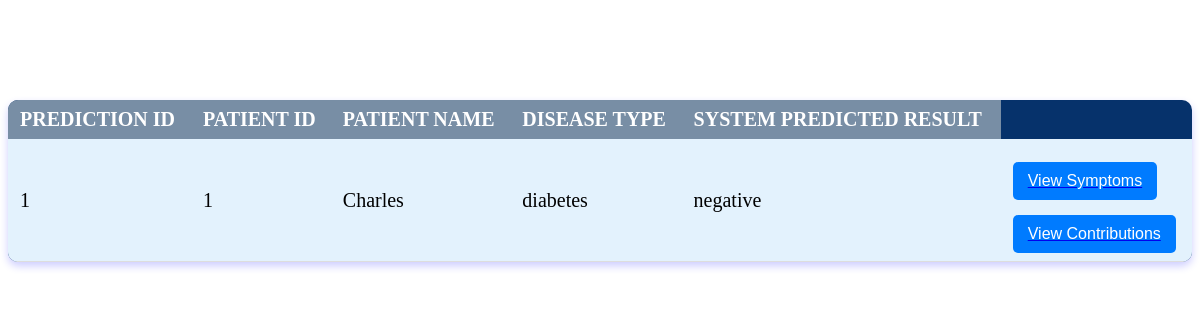
Page /view_diabete_patient_results on the committed database.
### database_models/diabetes_system_pred.py (models this page shows)
class DiabetesPrediction(db.Model):
    __tablename__ = "diabetes_prediction"
    Prediction_id = db.Column(db.Integer, primary_key=True, autoincrement=True)
    PatientID = db.Column(db.Integer, db.ForeignKey("patient_user.patient_id"), nullable=False)
    PatientName = db.Column(db.String(50), nullable=False)
    disease_type = db.Column(db.String(100), nullable=True)
    prediction_result = db.Column(db.String(100), nullable=True)
    diabetes_symptoms = db.relationship('DiabetesSymptoms', back_populates='diabetes_prediction')
    feature_contributions = db.relationship('DiabetesFeatureEffectContribution', back_populates='diabetes_prediction')

### routes/diabetes_routes.py (the view)
@diabetes_routes.route("/view_diabete_patient_results", methods=["GET", "POST"])
def view_diabete_patient_results():
    all_patient_data = get_all_patient_data()
    if all_patient_data:
        return render_template("diabete_patients.html", diabetes_patients=all_patient_data)
    else:
        return redirect(url_for("doctor_routes.doctor_dashboard"))

### routes/diabetes_routes.py (called while the page is built)
def get_all_patient_data():
    try:
        diabetes_patients = DiabetesPrediction.query.all()
        if diabetes_patients:
            diabete_patient_data = []
            for diabete_patient in diabetes_patients:
                diabete_record = {
                    'prediction_id':diabete_patient.Prediction_id,
                    'patient_id': diabete_patient.PatientID,
                    'patient_username': diabete_patient.PatientName,
                    'disease_type': diabete_patient.disease_type,
                    'prediction_result': diabete_patient.prediction_result
                }
                diabete_patient_data.append(diabete_record)
            return diabete_patient_data
        return []
    except Exception as e:
        print(f"Error retrieving patient data: {str(e)}")
        return []

### templates/diabete_patients.html (shortened to what this page needs)
<head>
    <link rel="stylesheet" type="text/css" href="{{ url_for('static', filename='results.css') }}">
</head>
{% block body %}
{% if diabetes_patients %}
    <table>
        <thead>
            <tr>
                <th>Prediction ID</th>
                <th>Patient ID</th>
                <th>Patient Name</th>
                <th>Disease Type</th>
                <th>System Predicted Result</th>
            </tr>
        </thead>
        <tbody>
            {% for diabete_patient in diabetes_patients %}
                <tr>
                    <td>{{diabete_patient.prediction_id}}</td>
                    <td>{{ diabete_patient.patient_id }}</td>
                    <td>{{ diabete_patient.patient_username }}</td>
                    <td>{{ diabete_patient.disease_type }}</td>
                    <td>{{ diabete_patient.prediction_result }}</td>
                    <td>
                        <a href="{{ url_for('diabetes_routes.view_all_diabetes_results', patient_id=diabete_patient.patient_id, prediction_id=diabete_patient.prediction_id) }}">
                            <button type="button" class="btn btn-primary">View Symptoms</button>
                        </a>
                        <a href="{{ url_for('diabetes_routes.view_diabetes_contributions', patient_id=diabete_patient.patient_id,prediction_id=diabete_patient.prediction_id)}}"><button>View Contributions</button></a>
                    </td>
                </tr>
            {% endfor %}
        </tbody>
    </table>
{% else %}
    <p>No patient data available.</p>
{% endif %}
{% endblock %}

### static/results.css (style rules this page uses)
table { width: 100%; border-collapse: collapse; margin-bottom: 1rem; margin-top: 100px; background-color: #06326b; border-radius: 10px; overflow: hidden; box-shadow: 0 4px 8px rgba(0, 0, 255, 0.2); }
th { background: #788ea5; color: white; font-weight: bold; padding: 12px; text-align: left; text-transform: uppercase; white-space: nowrap; font-size:20px; }
td { padding: 10px; border-bottom: 1px solid #ddd; text-align: left; font-size: 20px; }
th, td { padding: 8px 12px; }
tbody tr:nth-child(odd) { background: #e3f2fd; }
button { background: #007bff; color: white; font-size: 16px; padding: 10px 15px; border: none; border-radius: 5px; cursor: pointer; display: block; margin-top: 15px; }

### rows in the picture
DiabetesPrediction: prediction_id "1", patient_id "1", patient_username "Charles", disease_type "diabetes", prediction_result "negative"
